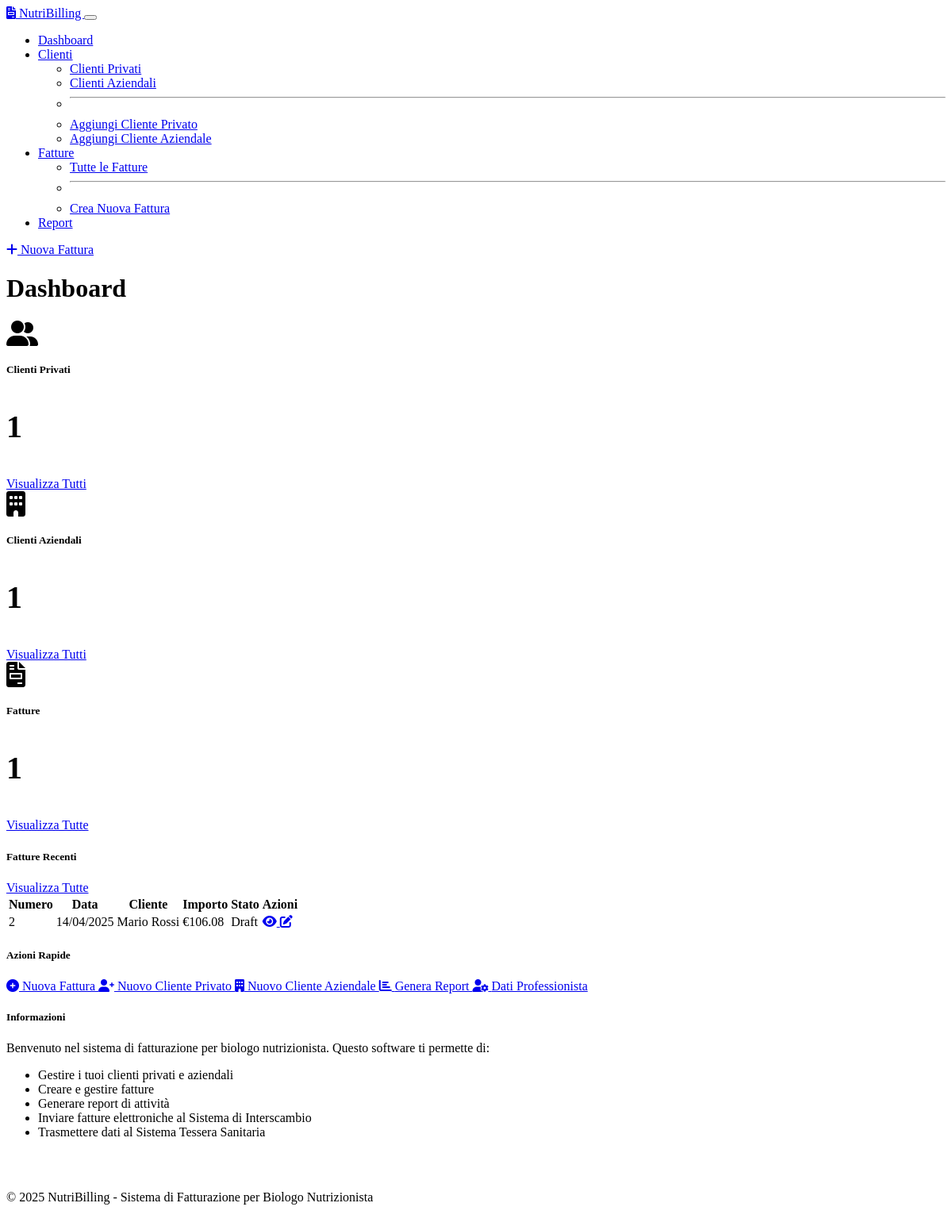
The page /home on the database its author committed.
### models.py (models this page shows, shortened)
class Invoice(db.Model):
    __tablename__ = 'invoices'
    id = db.Column(db.Integer, primary_key=True)
    invoice_number = db.Column(db.String(50), nullable=False, unique=True)
    invoice_date = db.Column(db.Date, nullable=False, default=datetime.utcnow().date)
    private_client_id = db.Column(db.Integer, db.ForeignKey('private_clients.id'), nullable=True)
    business_client_id = db.Column(db.Integer, db.ForeignKey('business_clients.id'), nullable=True)
    payment_method = db.Column(db.String(100), nullable=True)
    notes = db.Column(db.Text, nullable=True)
    payment_due_date = db.Column(db.Date, nullable=True)
    status = db.Column(db.String(20), nullable=False, default='draft')  # draft, sent, paid, cancelled
    sent_to_sdi = db.Column(db.Boolean, default=False)  # Sent to Sistema di Interscambio
    sent_to_sts = db.Column(db.Boolean, default=False)  # Sent to Sistema Tessera Sanitaria
    health_service_related = db.Column(db.Boolean, default=False)  # If related to health services
    apply_enpab = db.Column(db.Boolean, default=True)  # Apply ENPAB contribution (4%)
    apply_stamp = db.Column(db.Boolean, default=True)  # Apply revenue stamp (€2.00)
    stamp_amount = db.Column(db.Float, default=2.00)  # Revenue stamp amount, default €2.00
    enpab_rate = db.Column(db.Float, default=4.00)  # ENPAB rate, default 4%
    created_at = db.Column(db.DateTime, default=datetime.utcnow)
    updated_at = db.Column(db.DateTime, default=datetime.utcnow, onupdate=datetime.utcnow)
    items = db.relationship('InvoiceItem', backref='invoice', lazy=True, cascade="all, delete-orphan")
    @property
    def subtotal(self):
        return sum(item.total_price for item in self.items)
    @property
    def enpab_amount(self):
        if not self.apply_enpab:
            return 0
        stamp_amount = self.stamp_amount if self.apply_stamp else 0
        return (self.subtotal + stamp_amount) * (self.enpab_rate / 100)
    @property
    def taxable_amount(self):
        return self.subtotal + self.enpab_amount
    @property
    def total_vat(self):
        items_vat = sum(item.total_price * (item.vat_rate / 100) for item in self.items)
        has_vat_items = any(item.vat_rate > 0 for item in self.items)
        enpab_vat = 0
        if has_vat_items and self.apply_enpab:
            enpab_without_stamp = self.subtotal * (self.enpab_rate / 100)
            enpab_vat = enpab_without_stamp * 0.22
        return items_vat + enpab_vat
    @property
    def stamp_duty(self):
        if not self.apply_stamp:
            return 0
        return self.stamp_amount
    @property
    def total(self):
        return self.taxable_amount + self.total_vat + self.stamp_duty
    @property
    def client_name(self):
        if self.private_client_id:
            return self.private_client.full_name
        elif self.business_client_id:
            return self.business_client.business_name
        return "Unknown Client"

class PrivateClient(db.Model):
    __tablename__ = 'private_clients'
    id = db.Column(db.Integer, primary_key=True)
    first_name = db.Column(db.String(100), nullable=False)
    last_name = db.Column(db.String(100), nullable=False)
    fiscal_code = db.Column(db.String(16), nullable=False, unique=True)
    email = db.Column(db.String(120), nullable=True)
    phone = db.Column(db.String(20), nullable=True)
    address = db.Column(db.String(255), nullable=True)
    city = db.Column(db.String(100), nullable=True)
    postal_code = db.Column(db.String(10), nullable=True)
    province = db.Column(db.String(2), nullable=True)
    date_of_birth = db.Column(db.Date, nullable=True)
    notes = db.Column(db.Text, nullable=True)
    created_at = db.Column(db.DateTime, default=datetime.utcnow)
    updated_at = db.Column(db.DateTime, default=datetime.utcnow, onupdate=datetime.utcnow)
    invoices = db.relationship('Invoice', backref='private_client', lazy=True,
                               foreign_keys='Invoice.private_client_id')
    @property
    def full_name(self):
        return f"{self.first_name} {self.last_name}"

class InvoiceItem(db.Model):
    __tablename__ = 'invoice_items'
    id = db.Column(db.Integer, primary_key=True)
    invoice_id = db.Column(db.Integer, db.ForeignKey('invoices.id', ondelete='CASCADE'), nullable=False)
    description = db.Column(db.String(255), nullable=False)
    quantity = db.Column(db.Integer, nullable=False, default=1)
    unit_price = db.Column(db.Float, nullable=False)
    vat_rate = db.Column(db.Float, nullable=False, default=22.0)  # Default 22% VAT in Italy
    exemption_reason = db.Column(db.String(255), nullable=True)
    created_at = db.Column(db.DateTime, default=datetime.utcnow)
    updated_at = db.Column(db.DateTime, default=datetime.utcnow, onupdate=datetime.utcnow)
    @property
    def total_price(self):
        return self.quantity * self.unit_price

### routes.py (the view)
@app.route('/')
@app.route('/home') # Aggiunto endpoint per coerenza con configura_professionista.html
def index():
    private_clients_count = PrivateClient.query.count()
    business_clients_count = BusinessClient.query.count()
    invoices_count = Invoice.query.count()
    recent_invoices = Invoice.query.order_by(Invoice.created_at.desc()).limit(5).all()
    return render_template('index.html',
                          private_clients_count=private_clients_count,
                          business_clients_count=business_clients_count,
                          invoices_count=invoices_count,
                          recent_invoices=recent_invoices)

### app.py (called while the page is built)
@app.context_processor
def utility_processor():
    def now():
        return datetime.now()
    return dict(now=now)

### templates/index.html (shortened to what this page needs)
{% extends "base.html" %}
{% block page_title %}Dashboard{% endblock %}
{% block content %}
<div class="row mb-4">
    <div class="col-md-4">
        <div class="card count-card bg-primary text-white mb-3">
            <div class="card-body text-center">
                <i class="fas fa-user-friends mb-2" style="font-size: 2rem;"></i>
                <h5 class="card-title">Clienti Privati</h5>
                <p class="count-number mb-0">{{ private_clients_count }}</p>
            </div>
            <div class="card-footer d-grid">
                <a href="{{ url_for('private_clients') }}" class="btn btn-outline-light">Visualizza Tutti</a>
            </div>
        </div>
    </div>
    <div class="col-md-4">
        <div class="card count-card bg-info text-white mb-3">
            <div class="card-body text-center">
                <i class="fas fa-building mb-2" style="font-size: 2rem;"></i>
                <h5 class="card-title">Clienti Aziendali</h5>
                <p class="count-number mb-0">{{ business_clients_count }}</p>
            </div>
            <div class="card-footer d-grid">
                <a href="{{ url_for('business_clients') }}" class="btn btn-outline-light">Visualizza Tutti</a>
            </div>
        </div>
    </div>
    <div class="col-md-4">
        <div class="card count-card bg-success text-white mb-3">
            <div class="card-body text-center">
                <i class="fas fa-file-invoice mb-2" style="font-size: 2rem;"></i>
                <h5 class="card-title">Fatture</h5>
                <p class="count-number mb-0">{{ invoices_count }}</p>
            </div>
            <div class="card-footer d-grid">
                <a href="{{ url_for('invoices') }}" class="btn btn-outline-light">Visualizza Tutte</a>
            </div>
        </div>
    </div>
</div>
<div class="row">
    <div class="col-md-8">
        <div class="card mb-4">
            <div class="card-header d-flex justify-content-between align-items-center">
                <h5 class="mb-0">Fatture Recenti</h5>
                <a href="{{ url_for('invoices') }}" class="btn btn-sm btn-primary">Visualizza Tutte</a>
            </div>
            <div class="card-body">
                {% if recent_invoices %}
                <div class="table-responsive">
                    <table class="table table-striped table-hover">
                        <thead>
                            <tr>
                                <th>Numero</th>
                                <th>Data</th>
                                <th>Cliente</th>
                                <th>Importo</th>
                                <th>Stato</th>
                                <th>Azioni</th>
                            </tr>
                        </thead>
                        <tbody>
                            {% for invoice in recent_invoices %}
                            <tr>
                                <td>{{ invoice.invoice_number }}</td>
                                <td>{{ invoice.invoice_date.strftime('%d/%m/%Y') }}</td>
                                <td>{{ invoice.client_name }}</td>
                                <td>€{{ "%.2f"|format(invoice.total) }}</td>
                                <td>
                                    <span class="badge {% if invoice.status == 'draft' %}bg-secondary{% elif invoice.status == 'sent' %}bg-primary{% elif invoice.status == 'paid' %}bg-success{% elif invoice.status == 'cancelled' %}bg-danger{% endif %}">
                                        {{ invoice.status|capitalize }}
                                    </span>
                                </td>
                                <td>
                                    <a href="{{ url_for('view_invoice', invoice_id=invoice.id) }}" class="btn btn-sm btn-info">
                                        <i class="fas fa-eye"></i>
                                    </a>
                                    <a href="{{ url_for('edit_invoice', invoice_id=invoice.id) }}" class="btn btn-sm btn-warning">
                                        <i class="fas fa-edit"></i>
                                    </a>
                                </td>
                            </tr>
                            {% endfor %}
                        </tbody>
                    </table>
                </div>
                {% else %}
                <div class="alert alert-info mb-0">
                    Non ci sono fatture recenti. <a href="{{ url_for('add_invoice') }}" class="alert-link">Crea la prima fattura</a>.
                </div>
                {% endif %}
            </div>
        </div>
    </div>
    <div class="col-md-4">
        <div class="card mb-4">
            <div class="card-header">
                <h5 class="mb-0">Azioni Rapide</h5>
            </div>
            <div class="card-body">
                <div class="d-grid gap-2">
                    <div class="d-grid gap-2">
                        <a href="{{ url_for('add_invoice') }}" class="btn btn-success">
                            <i class="fas fa-plus-circle me-2"></i> Nuova Fattura
                        </a>
                        <a href="{{ url_for('add_private_client') }}" class="btn btn-primary">
                            <i class="fas fa-user-plus me-2"></i> Nuovo Cliente Privato
                        </a>
                        <a href="{{ url_for('add_business_client') }}" class="btn btn-info">
                            <i class="fas fa-building me-2"></i> Nuovo Cliente Aziendale
                        </a>
                        <a href="{{ url_for('reports') }}" class="btn btn-secondary">
                            <i class="fas fa-chart-bar me-2"></i> Genera Report
                        </a>
                        <a href="{{ url_for('configura_professionista') }}" class="btn btn-warning">
                            <i class="fas fa-user-cog me-2"></i> Dati Professionista
                        </a>
                    </div>
                </div>
            </div>
        </div>
        <div class="card">
            <div class="card-header">
                <h5 class="mb-0">Informazioni</h5>
            </div>
            <div class="card-body">
                <p>Benvenuto nel sistema di fatturazione per biologo nutrizionista. Questo software ti permette di:</p>
                <ul>
                    <li>Gestire i tuoi clienti privati e aziendali</li>
                    <li>Creare e gestire fatture</li>
                    <li>Generare report di attività</li>
                    <li>Inviare fatture elettroniche al Sistema di Interscambio</li>
                    <li>Trasmettere dati al Sistema Tessera Sanitaria</li>
                </ul>
            </div>
        </div>
    </div>
</div>
{% endblock %}

### static/css/custom.css (style rules this page uses)
.count-card { transition: all 0.3s ease; }
.count-number { font-size: 2.5rem; font-weight: 700; }

### rows shown on the page
Invoice: invoice_number "2", invoice_date "14/04/2025", client_name "Mario Rossi", status "Draft"
InvoiceItem: total "106.08"

### other values the page prints
{{ private_clients_count }} "1"
{{ business_clients_count }} "1"
{{ invoices_count }} "1"
